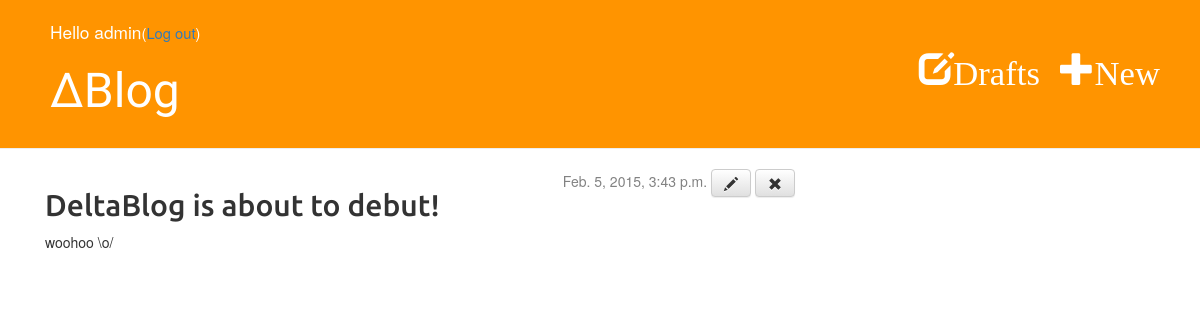
The page /post/25/ (signed in) on the database its author committed.
### deltablog_app/models.py (models this page shows, shortened)
class Post(models.Model):
    author = models.ForeignKey('auth.User')
    title = models.CharField(max_length=200)
    text = models.TextField()
    created_date = models.DateTimeField(default=timezone.now)
    published_date = models.DateTimeField(blank=True, null=True)
    image = models.FileField(upload_to='documents/%Y/%m/%d', null=True, blank=True)
    class Meta:
        ordering = ["-published_date"]

### deltablog_app/views.py (the view)
# urls.py: url(r'^post/(?P<pk>[0-9]+)/$', views.post_detail),
def post_detail(request, pk):
    post = get_object_or_404(Post, pk=pk)
    return render(request, 'deltablog_app/post_detail.html', {'post': post})

### deltablog_app/templates/deltablog_app/post_detail.html
{% extends 'deltablog_app/base.html' %}
{% block content %}
    <div class="date">
    {% if post.published_date %}
        {{ post.published_date }}
    {% else %}
        <a class="btn btn-default" href="{% url 'deltablog_app.views.post_publish' pk=post.pk %}">Publish</a>
    {% endif %}
    {% if user.is_authenticated %}
    <a class="btn btn-default" href="{% url 'post_edit' pk=post.pk %}"><span class="glyphicon glyphicon-pencil"></span></a>
    <a class="btn btn-default" href="{% url 'post_remove' pk=post.pk %}"><span class="glyphicon glyphicon-remove"></span></a>
    {% endif %}
    </div>
    <h2>{{ post.title }}</h2>
    <p>{{ post.text|linebreaks }}</p>
{% endblock %}

### deltablog_app/templates/deltablog_app/base.html (shortened to what this page needs)
{% load staticfiles %}
<html>
    <head>
        <link rel="stylesheet" href="//maxcdn.bootstrapcdn.com/bootstrap/3.2.0/css/bootstrap.min.css">
        <link rel="stylesheet" href="//maxcdn.bootstrapcdn.com/bootstrap/3.2.0/css/bootstrap-theme.min.css">
        <link rel="stylesheet" href="{% static 'css/deltablog_app.css' %}">
    </head>
    <body>
        <div class="page-header">
            {% if user.is_authenticated %}
            <a href="{% url 'post_new' %}" class="top-menu"><span class="glyphicon glyphicon-plus">New</span></a>
            <a href="{% url 'post_draft_list' %}" class="top-menu"><span class="glyphicon glyphicon-edit">Drafts</span></a>
            <p class="top-menu-greeting">Hello {{ user.username }}<small>(<a href="{% url 'django.contrib.auth.views.logout' %}">Log out</a>)</small></p>
            {% else %}
            <a href="{% url 'django.contrib.auth.views.login' %}" class="top-menu"><span class="glyphicon glyphicon-lock">Login</span></a>
            {% endif %}
            <h1><a href="{% url 'deltablog_app.views.post_list' %}">∆Blog</a></h1>
        </div>
        <div class="content container">
            <div class="row">
                <div class="col-md-8">
                {% block content %}
                {% endblock %}
                </div>
            </div>
        </div>
    </body>
</html>

### static/css/deltablog_app.css (style rules this page uses)
.page-header { background-color: #ff9400; margin-top: 0; padding: 20px 20px 20px 50px; }
.page-header h1, .page-header h1 a, .page-header h1 a:visited, .page-header h1 a:active { color: #ffffff; font-size: 36pt; text-decoration: none; }
.content { margin-left: 30px; }
h1 { font-family: 'Gloria Hallelujah', cursive; }
h2 { font-family: 'Ubuntu', sans-serif; }
.date { float: right; color: #828282; }
.top-menu, .top-menu:visited { color: #ffffff; float: right; font-size: 26pt; margin-right: 20px; margin-top: 30px; }
.top-menu-greeting { color: #ffffff; font-size: 13pt; }

### rows shown on the page
Post: published_date "Feb. 5, 2015, 3:43 p.m.", title "DeltaBlog is about to debut!", text "woohoo \\o/"

### other values the page prints
{{ user.username }} "admin"
